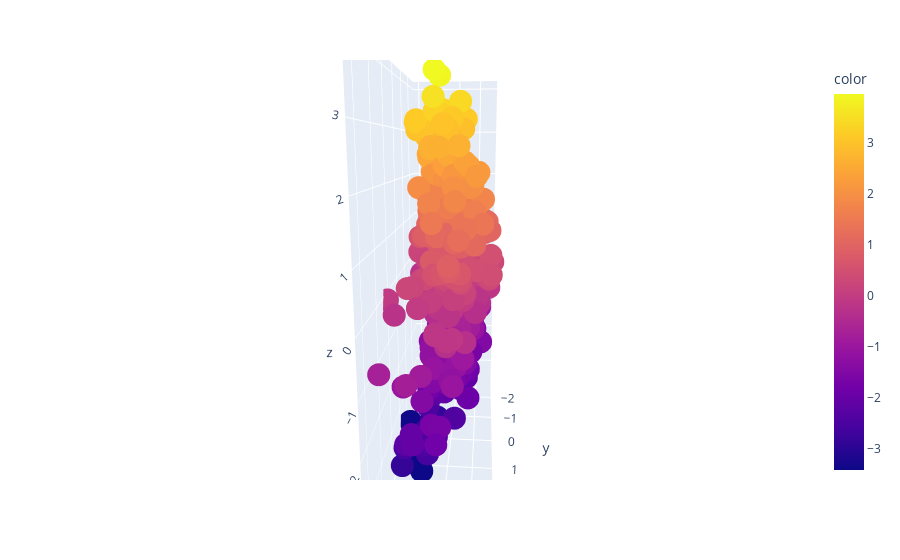

Notebook code cell kept with this figure:
### Code cell
plot_pc = np.squeeze(test[0][11]).T

fig = px.scatter_3d(x=plot_pc[:, 0,], y=plot_pc[:, 1], z=plot_pc[:, 2], color=plot_pc[:, 2])
fig.show()

### Figure 1 — Plotly figure (JSON) as saved in the notebook; plotly's stock layout.template omitted (floating-point values rounded to 4 significant figures; data arrays with more than 128 entries replaced by an {"elided": "..."} marker saying what was removed)
{"data": [{"hovertemplate": "x=%{x}<br>y=%{y}<br>z=%{z}<br>color=%{marker.color}<extra></extra>", "legendgroup": "", "marker": {"color": {"elided": "512 float values"}, "coloraxis": "coloraxis", "symbol": "circle"}, "mode": "markers", "name": "", "scene": "scene", "showlegend": false, "type": "scatter3d", "x": {"elided": "512 float values"}, "y": {"elided": "512 float values"}, "z": {"elided": "512 float values"}}], "layout": {"autosize": true, "coloraxis": {"colorbar": {"title": {"text": "color"}}, "colorscale": [[0, "#0d0887"], [0.1111, "#46039f"], [0.2222, "#7201a8"], [0.3333, "#9c179e"], [0.4444, "#bd3786"], [0.5556, "#d8576b"], [0.6667, "#ed7953"], [0.7778, "#fb9f3a"], [0.8889, "#fdca26"], [1, "#f0f921"]]}, "legend": {"tracegroupgap": 0}, "margin": {"t": 60}, "scene": {"aspectmode": "auto", "aspectratio": {"x": 0.4375, "y": 1.357, "z": 1.684}, "camera": {"center": {"x": 0, "y": 0, "z": 0}, "eye": {"x": -0.167, "y": 2.099, "z": 0.5049}, "projection": {"type": "perspective"}, "up": {"x": 0, "y": 0, "z": 1}}, "domain": {"x": [0, 1], "y": [0, 1]}, "xaxis": {"title": {"text": "x"}, "type": "linear"}, "yaxis": {"title": {"text": "y"}, "type": "linear"}, "zaxis": {"title": {"text": "z"}, "type": "linear"}}}}
